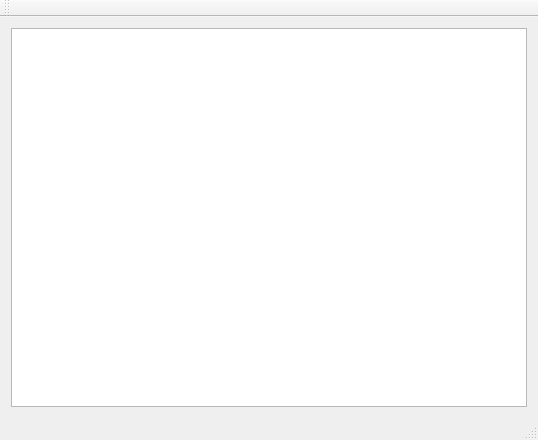
<?xml version="1.0" encoding="UTF-8"?>
<ui version="4.0">
 <class>MainWindow</class>
 <widget class="QMainWindow" name="MainWindow">
  <property name="geometry">
   <rect>
    <x>0</x>
    <y>0</y>
    <width>538</width>
    <height>440</height>
   </rect>
  </property>
  <property name="windowTitle">
   <string>MainWindow</string>
  </property>
  <widget class="QWidget" name="centralWidget">
   <layout class="QGridLayout" name="gridLayout">
    <item row="0" column="0">
     <widget class="QTextEdit" name="textEdit"/>
    </item>
   </layout>
  </widget>
  <widget class="QMenuBar" name="menuBar">
   <property name="geometry">
    <rect>
     <x>0</x>
     <y>0</y>
     <width>538</width>
     <height>26</height>
    </rect>
   </property>
  </widget>
  <widget class="QToolBar" name="mainToolBar">
   <attribute name="toolBarArea">
    <enum>TopToolBarArea</enum>
   </attribute>
   <attribute name="toolBarBreak">
    <bool>false</bool>
   </attribute>
  </widget>
  <widget class="QStatusBar" name="statusBar"/>
 </widget>
 <layoutdefault spacing="6" margin="11"/>
 <resources/>
 <connections/>
</ui>
